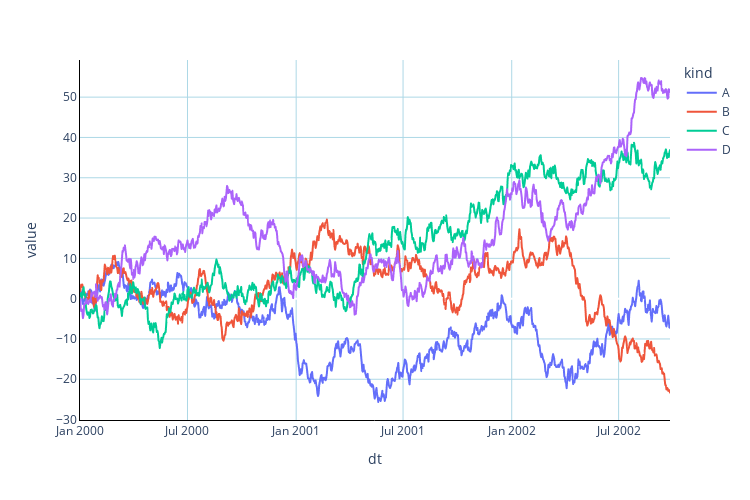

Notebook source saved alongside this figure:
### Code cell
import plotly.express as px

fig = px.line(ts, x="dt", y="value", color='kind')
fig.update_layout(
    width=750,
    height=500,
    plot_bgcolor="White"
)
fig.update_xaxes(showline=True, linecolor='black', showgrid=True, gridwidth=1, gridcolor='LightBlue')
fig.update_yaxes(showline=True, linecolor='black', showgrid=True, gridwidth=1, gridcolor='LightBlue')
fig.show()

### Figure 1 — Plotly figure (JSON) as saved in the notebook; plotly's stock layout.template omitted (floating-point values rounded to 4 significant figures; data arrays with more than 128 entries replaced by an {"elided": "..."} marker saying what was removed)
{"data": [{"hovertemplate": "kind=A<br>dt=%{x}<br>value=%{y}<extra></extra>", "legendgroup": "A", "line": {"color": "#636efa", "dash": "solid"}, "marker": {"symbol": "circle"}, "mode": "lines", "name": "A", "showlegend": true, "type": "scattergl", "x": {"elided": "1000 str values"}, "xaxis": "x", "y": {"elided": "1000 float values"}, "yaxis": "y"}, {"hovertemplate": "kind=B<br>dt=%{x}<br>value=%{y}<extra></extra>", "legendgroup": "B", "line": {"color": "#EF553B", "dash": "solid"}, "marker": {"symbol": "circle"}, "mode": "lines", "name": "B", "showlegend": true, "type": "scattergl", "x": {"elided": "1000 str values"}, "xaxis": "x", "y": {"elided": "1000 float values"}, "yaxis": "y"}, {"hovertemplate": "kind=C<br>dt=%{x}<br>value=%{y}<extra></extra>", "legendgroup": "C", "line": {"color": "#00cc96", "dash": "solid"}, "marker": {"symbol": "circle"}, "mode": "lines", "name": "C", "showlegend": true, "type": "scattergl", "x": {"elided": "1000 str values"}, "xaxis": "x", "y": {"elided": "1000 float values"}, "yaxis": "y"}, {"hovertemplate": "kind=D<br>dt=%{x}<br>value=%{y}<extra></extra>", "legendgroup": "D", "line": {"color": "#ab63fa", "dash": "solid"}, "marker": {"symbol": "circle"}, "mode": "lines", "name": "D", "showlegend": true, "type": "scattergl", "x": {"elided": "1000 str values"}, "xaxis": "x", "y": {"elided": "1000 float values"}, "yaxis": "y"}], "layout": {"height": 500, "legend": {"title": {"text": "kind"}, "tracegroupgap": 0}, "margin": {"t": 60}, "plot_bgcolor": "White", "width": 750, "xaxis": {"anchor": "y", "autorange": true, "domain": [0, 1], "gridcolor": "LightBlue", "gridwidth": 1, "linecolor": "black", "range": ["2000-01-01", "2002-09-26"], "showgrid": true, "showline": true, "title": {"text": "dt"}, "type": "date"}, "yaxis": {"anchor": "x", "autorange": true, "domain": [0, 1], "gridcolor": "LightBlue", "gridwidth": 1, "linecolor": "black", "range": [-30.11, 59.22], "showgrid": true, "showline": true, "title": {"text": "value"}, "type": "linear"}}}
